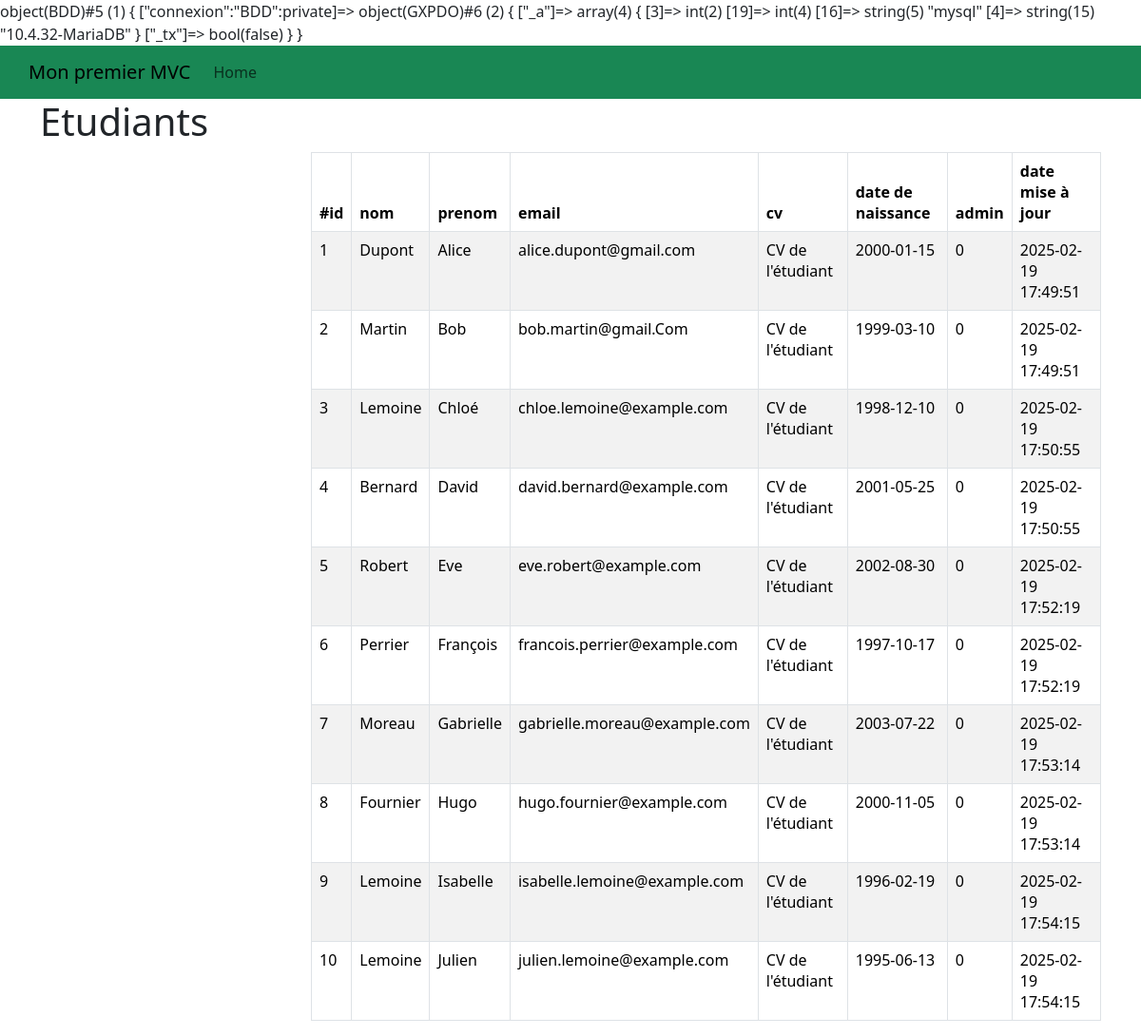
The page / on the database its author committed.
### Controller/AbstractController.php (called while the page is built)
<?php
abstract class AbstractController{
    protected function render( string $template_name , array $data = [] ){
        extract($data);
        require_once "Vue/header.php";
        require_once "Vue/$template_name.php";
        require_once "Vue/footer.php";
     }
    }

### Controller/FrontController.php (called while the page is built, shortened)
<?php
class FrontController extends AbstractController {
    public function home()
    {
    $sql = "
        SELECT  e.id, e.prenom, e.nom, e.email, e.cv, e.dt_naissance, e.isAdmin, dt_mis_a_jour
        FROM étudiants AS e
        ORDER BY e.id";
    $data = [
        "titre" => "home",
        "étudiants" => BDD::getInstance()->query($sql)
    ];
   $this->render("home" , $data);
}
}

### Model/BDD.php (called while the page is built, shortened)
<?php
class BDD{
private static $instance = null ;
private $connexion ;
public static function getInstance()
{
    if(self::$instance === null){
        self::$instance = new BDD();
    }
    return self::$instance ;
}
private function __construct()
{
    $dsn = "mysql:host=localhost;dbname=module6;charset=utf8mb4" ;
    $login = "root";
    $password = "";
    $this->connexion = new PDO($dsn, $login , $password);
}
public function query( string $sql  , array $params = []){
    $stmt = $this->connexion->prepare($sql);
    $stmt->execute($params);
    return $stmt->fetchAll(PDO::FETCH_ASSOC);
}
}

### Vue/home.php (the view, shortened to what this page needs)
<main class="container">
    <h1>Etudiants</h1>
    <section class="row">
        <div class="col-3">
        </div>
        <div class="col-9">
            <table class="table table-striped table-bordered">
                <thead>
                    <tr>
                        <th>#id</th>
                        <th>nom</th>
                        <th>prenom</th>
                        <th>email</th>
                        <th>cv</th>
                        <th>date de naissance</th>
                        <th>admin</th>
                        <th>date mise à jour</th>
                    </tr>
                </thead>
                <tbody>
                    <?php foreach($étudiants as $étudiant) : ?>
                        <tr>
                            <td><?php echo $étudiant["id"] ?></td>
                            <td><?php echo $étudiant["nom"] ?></td>
                            <td><?php echo $étudiant["prenom"] ?></td>
                            <td><?php echo $étudiant["email"] ?></td>
                            <td><?php echo $étudiant["cv"] ?></td>
                            <td><?php echo $étudiant["dt_naissance"] ?></td>
                            <td><?php echo $étudiant["isAdmin"] ?></td>
                            <td><?php echo $étudiant["dt_mis_a_jour"] ?></td>
                        </tr>
                    <?php endforeach ?>
                </tbody>
            </table>
        </div>
    </section>
</main>

### index.php (shortened to what this page needs)
<?php
$page = "";
if(isset($_GET["page"]) && !empty($_GET["page"])){
    $page = $_GET["page"];
}else{
    $page = "/";
}
$routes = [
    "/" => ["home", "FrontController"],
    "/user" => ["user_index" , "BackController"],
];
require_once "Model/BDD.php";
 var_dump(BDD::getInstance());
require_once "Controller/AbstractController.php";
require_once "Controller/FrontController.php";
if(array_key_exists($page , $routes)){
    $method = $routes[$page][0];
    $p = new $class();
    $id = isset($_GET["id"]) ? $_GET["id"] : null;
    call_user_func([$p, $method] , $id);
}else {
    $p = new ErreurController();
    $p->erreur(404 , "la page demandée n'existe pas");
}

### Vue/header.php (shortened to what this page needs)
<!doctype html>
<html lang="en">
  <head>
    <link href="https://cdn.jsdelivr.net/npm/bootstrap@5.3.3/dist/css/bootstrap.min.css" rel="stylesheet">
  </head>
  <body>
    <header class="bg-success">
        <nav class="navbar navbar-expand navbar-light container">
            <span class="navbar-brand">
                Mon premier MVC
            </span>
            <ul class="navbar-nav">
                <li class="nav-item">
                    <a href="<?php echo URL ?>" class="nav-link">Home</a>
                </li>
            </ul>
        </nav>
    </header>

### Vue/footer.php (shortened to what this page needs)
  </body>
</html>

### rows shown on the page
étudiants: id "1", nom "Dupont", prenom "Alice", email "alice.dupont@gmail.com", cv "CV de l'étudiant", dt_naissance "2000-01-15", isAdmin "0", dt_mis_a_jour "2025-02-19 17:49:51"
étudiants: id "2", nom "Martin", prenom "Bob", email "bob.martin@gmail.Com", cv "CV de l'étudiant", dt_naissance "1999-03-10", isAdmin "0", dt_mis_a_jour "2025-02-19 17:49:51"
étudiants: id "3", nom "Lemoine", prenom "Chloé", email "chloe.lemoine@example.com", cv "CV de l'étudiant", dt_naissance "1998-12-10", isAdmin "0", dt_mis_a_jour "2025-02-19 17:50:55"
étudiants: id "4", nom "Bernard", prenom "David", email "david.bernard@example.com", cv "CV de l'étudiant", dt_naissance "2001-05-25", isAdmin "0", dt_mis_a_jour "2025-02-19 17:50:55"
étudiants: id "5", nom "Robert", prenom "Eve", email "eve.robert@example.com", cv "CV de l'étudiant", dt_naissance "2002-08-30", isAdmin "0", dt_mis_a_jour "2025-02-19 17:52:19"
étudiants: id "6", nom "Perrier", prenom "François", email "francois.perrier@example.com", cv "CV de l'étudiant", dt_naissance "1997-10-17", isAdmin "0", dt_mis_a_jour "2025-02-19 17:52:19"
étudiants: id "7", nom "Moreau", prenom "Gabrielle", email "gabrielle.moreau@example.com", cv "CV de l'étudiant", dt_naissance "2003-07-22", isAdmin "0", dt_mis_a_jour "2025-02-19 17:53:14"
étudiants: id "8", nom "Fournier", prenom "Hugo", email "hugo.fournier@example.com", cv "CV de l'étudiant", dt_naissance "2000-11-05", isAdmin "0", dt_mis_a_jour "2025-02-19 17:53:14"
étudiants: id "9", nom "Lemoine", prenom "Isabelle", email "isabelle.lemoine@example.com", cv "CV de l'étudiant", dt_naissance "1996-02-19", isAdmin "0", dt_mis_a_jour "2025-02-19 17:54:15"
étudiants: id "10", nom "Lemoine", prenom "Julien", email "julien.lemoine@example.com", cv "CV de l'étudiant", dt_naissance "1995-06-13", isAdmin "0", dt_mis_a_jour "2025-02-19 17:54:15"
